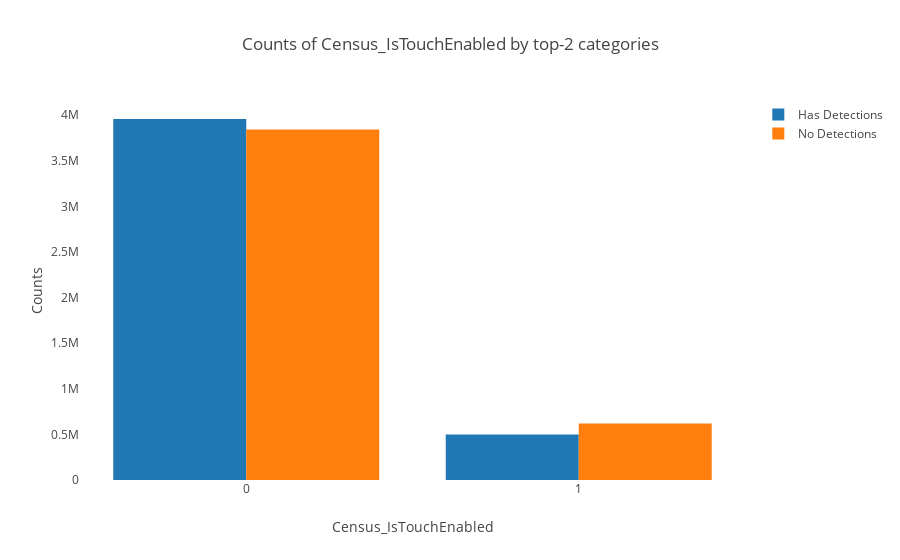

The notebook cell this image was saved under:
### Markdown cell above
#### Census_IsTouchEnabled


Except for 26 columns in total in which one category contains 90% values, "Census_IsTouchEnabled" contains much values of one category. Also, it has no missing values.

### Code cell
plot_categorical_feature('Census_IsTouchEnabled', True)

### Figure 1 — Plotly figure (JSON) as saved in the notebook; plotly's stock layout.template omitted (floating-point values rounded to 4 significant figures)
{"data": [{"name": "Has Detections", "type": "bar", "uid": "fe6c067e-f621-41b6-b462-1dd37c57ea81", "x": [0, 1], "y": [3958835, 500057]}, {"name": "No Detections", "type": "bar", "uid": "6aa1e48e-cfb0-4a94-b29a-6dd51155a971", "x": [0, 1], "y": [3842617, 619974]}], "layout": {"barmode": "group", "legend": {"orientation": "v"}, "title": {"text": "Counts of Census_IsTouchEnabled by top-2 categories"}, "xaxis": {"showgrid": false, "showline": false, "title": {"text": "Census_IsTouchEnabled"}, "zeroline": false}, "yaxis": {"showgrid": false, "showline": false, "title": {"text": "Counts"}, "zeroline": false}}}
